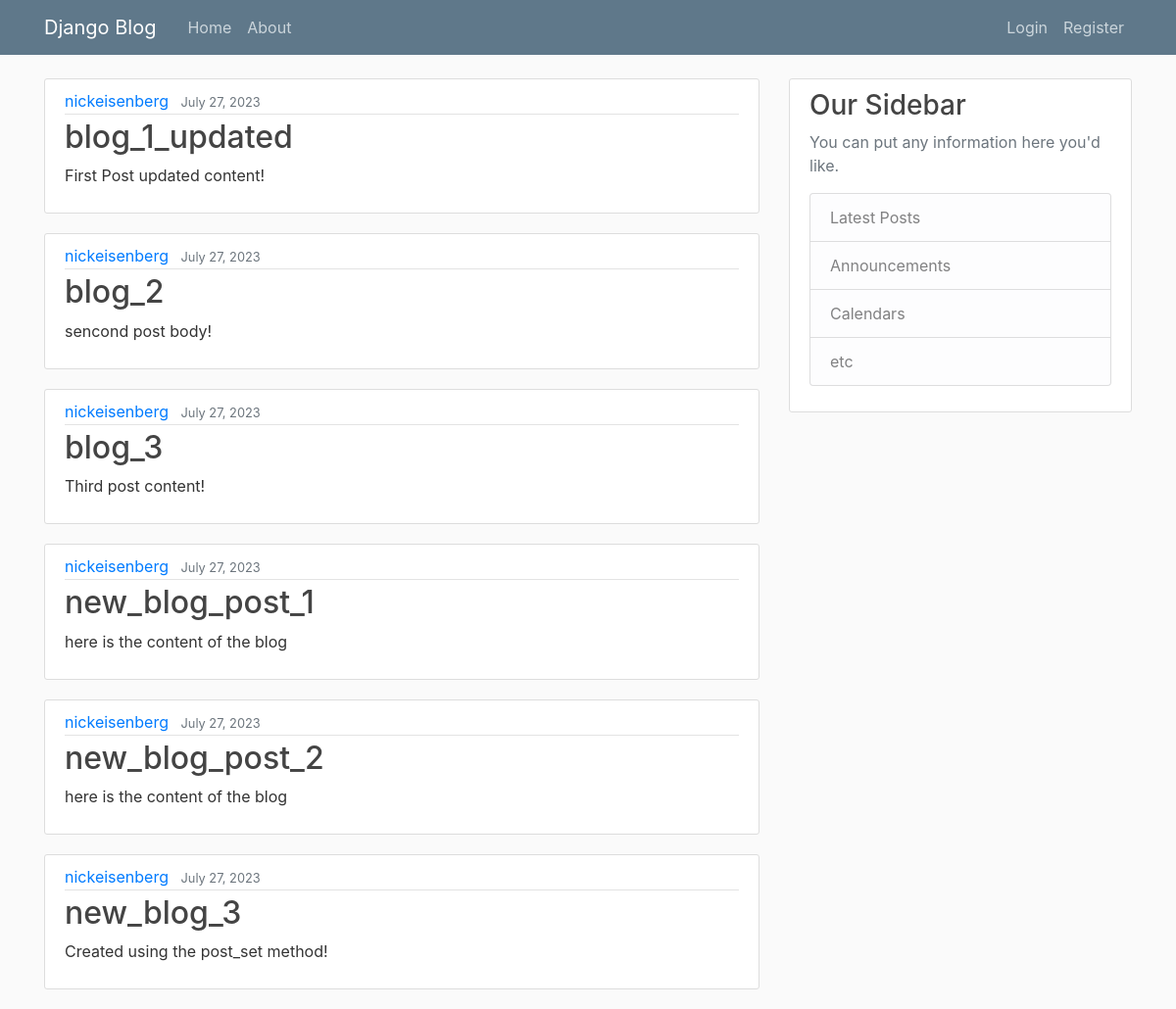
The page / on the database its author committed.
### blog/models.py (models this page shows, shortened)
class Post(models.Model):
    title = models.CharField(max_length=100)
    content = models.TextField()
    date_posted = models.DateTimeField(default=timezone.now)
    author = models.ForeignKey(User, on_delete=models.CASCADE)

### blog/views.py (the view)
# urls.py: path('', views.home, name='blog-home'),
def home(request):
    context = {
        'posts': Post.objects.all()
    }
    return render(request, 'blog/home.html', context=context)

### blog/templates/blog/home.html
{% extends 'blog/base.html' %}
{% block content %}
  {% for post in posts %}
    <article class="media content-section">
      <div class="media-body">
        <div class="article-metadata">
          <a class="mr-2" href="#">{{ post.author }}</a>
          <small class="text-muted">{{ post.date_posted|date:"F d, Y" }}</small>
        </div>
        <h2><a class="article-title" href="#">{{ post.title }}</a></h2>
        <p class="article-content">{{ post.content }}</p>
      </div>
    </article>
  {% endfor %}
{% endblock content %}

### blog/static/blog/main.css (style rules this page uses)
body { background: #fafafa; color: #333333; margin-top: 5rem; }
h1, h2, h3, h4, h5, h6 { color: #444444; }
.content-section { background: #ffffff; padding: 10px 20px; border: 1px solid #dddddd; border-radius: 3px; margin-bottom: 20px; }
.article-title { color: #444444; }
.article-content { white-space: pre-line; }
.article-metadata { padding-bottom: 1px; margin-bottom: 4px; border-bottom: 1px solid #e3e3e3 }

### rows shown on the page
Post: author "nickeisenberg", date_posted "July 27, 2023", title "blog_1_updated", content "First Post updated content!"
Post: author "nickeisenberg", date_posted "July 27, 2023", title "blog_2", content "sencond post body!"
Post: author "nickeisenberg", date_posted "July 27, 2023", title "blog_3", content "Third post content!"
Post: author "nickeisenberg", date_posted "July 27, 2023", title "new_blog_post_1", content "here is the content of the blog"
Post: author "nickeisenberg", date_posted "July 27, 2023", title "new_blog_post_2", content "here is the content of the blog"
Post: author "nickeisenberg", date_posted "July 27, 2023", title "new_blog_3", content "Created using the post_set method!"
